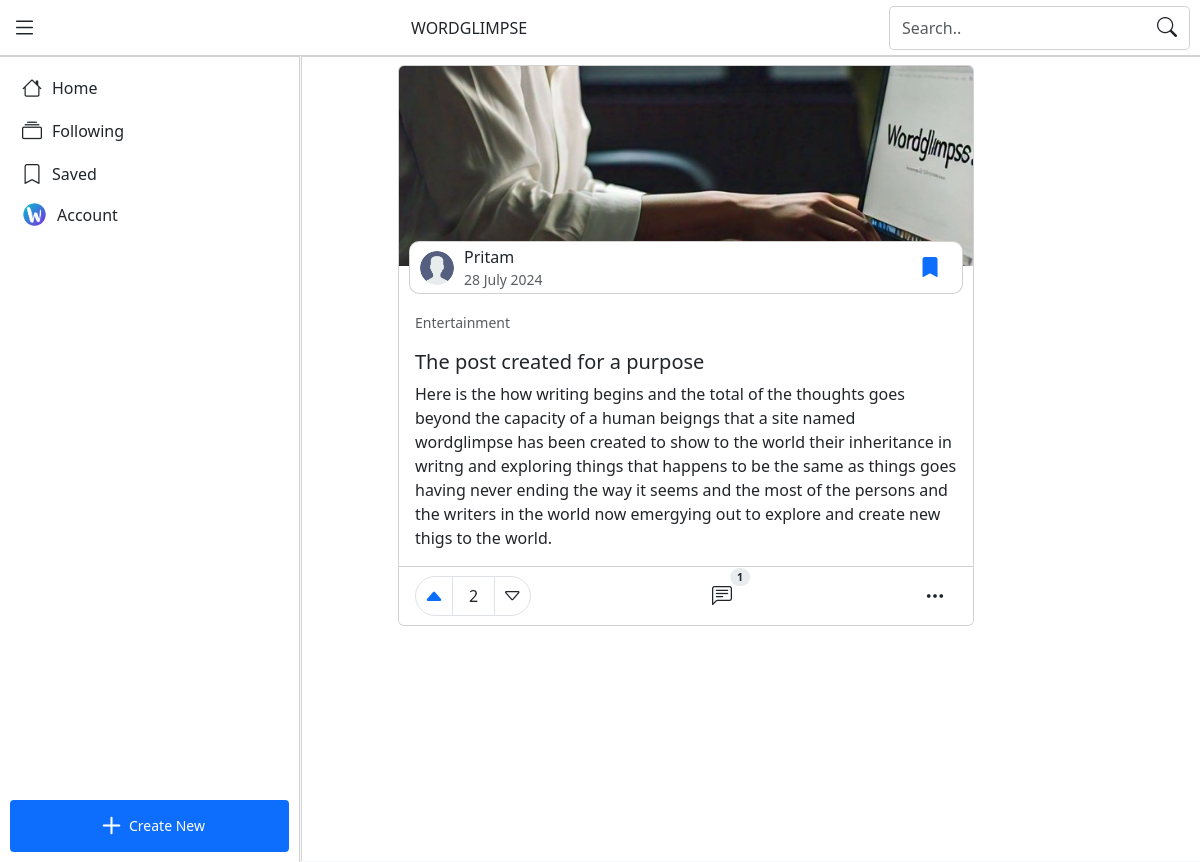
Screenshot of /post/1 (signed in) with the database file from the repository.
### tables this page shows
CREATE TABLE posts (
    id INTEGER NOT NULL PRIMARY KEY,
    user_id INTEGER NOT NULL,
    image TEXT NOT NULL,
    title TEXT NOT NULL,
    category TEXT NOT NULL,
    content TEXT NOT NULL,
    created_at DATETIME NOT NULL DEFAULT CURRENT_TIMESTAMP,
    FOREIGN KEY(user_id) REFERENCES users(id) ON DELETE CASCADE
);

CREATE TABLE users (
    id INTEGER NOT NULL PRIMARY KEY,
    fname TEXT NOT NULL,
    lname TEXT,
    email TEXT NOT NULL UNIQUE,
    password TEXT NOT NULL, -- hashed password
    avatar TEXT,
    cover TEXT,
    bio TEXT,
    profession TEXT,
    public_email TEXT, -- Visiable email in profile
    username TEXT UNIQUE,
    -- Social media
    facebook TEXT,
    github TEXT,
    linkedin TEXT,
    instagram TEXT,
    twitter TEXT,
    website TEXT,
    -- Account Info
    created_at DATETIME NOT NULL DEFAULT CURRENT_TIMESTAMP,
    last_active DATETIME,
    -- Settings
    offer_messaging INTEGER DEFAULT 1, -- INTEGER 0 for no or 1 for yes
    post_reported_times INTEGER DEFAULT 0 -- Times reported post by other users
);

### user/post_handler.py (the view)
@post_bp.route("/post/<int:post_id>")
def post(post_id):
    if not db.execute("SELECT id FROM posts WHERE id = ?", post_id):
        return apology("Post not found", 404)
    post, author, upvotes, downvotes, comments, saved, voted = get_post_by_id(post_id)
    return render_template("post.html", post=post, author=author, upvotes=upvotes, comments=comments, downvotes=downvotes, saved=saved, voted=voted)

### app.py (called while the page is built)
@app.after_request
def after_request(response):
    response.headers["Cache-Control"] = "no-cache, no-store, must-revalidate"
    response.headers["Expires"] = 0
    response.headers["Pragma"] = "no-cache"
    return response

@app.template_filter('format_date')
def format_date(d):
    d = datetime.strptime(d, '%Y-%m-%d %H:%M:%S')
    return d.strftime('%d %B %Y')

@app.template_filter('short_number')
def short_number_format(value):
    if value >= 1_000_000:
        formatted_value = f'{value / 1_000_000:.1f}M'
    elif value >= 1_000:
        formatted_value = f'{value / 1_000:.1f}k'
    else:
        return str(value)
    if formatted_value.endswith('.0k'):
        formatted_value = formatted_value[:-3] + 'k'
    elif formatted_value.endswith('.0M'):
        formatted_value = formatted_value[:-3] + 'M'
    return formatted_value

@app.template_filter('short_count')
def short_count(value):
    if value >= 100:
        return '99+'
    else:
        return value

@app.context_processor
def inject_user():
    if session.get("user_id") is None:
            return dict(categories=CATEGORIES)
    users = db.execute("SELECT * FROM users WHERE id = ?", session["user_id"])
    if len(users) == 0:
        """If user is not found, logout"""
        session.clear()
        return redirect("/")
    return dict(categories=CATEGORIES, user=users[0])

### templates/post.html (shortened to what this page needs)
{% extends "layout.html" %}
{% block content %}
    <section class="middle-content p-2">
        <div class="middle-content-small">
            <div class="card mb-5">
                <img src="{{ post.image }}" class="post-img" alt="Post">
                <div class="card-header">
                    <a href="/profile/{{ author.id }}" class="post-author-link">
                        <img src="{% if author.avatar %}{{ author.avatar }}{% else %}/static/image/user.png{% endif %}" alt="Profile Photo" class="post-author-img">
                        <div class="d-flex flex-column">
                            <span>{{ author.fname }}</span>
                            <small class="text-body-secondary">{{ post.created_at|format_date }}</small>
                        </div>
                    </a>
                    {% if user %}
                        <button type="button" class="btn" onclick="save_post(this, '{{ post.id }}')" title="Save post">
                            <i class="bi bi-bookmark{% if saved %}-fill text-primary{% endif %}"></i>
                        </button>
                    {% else %}
                        <button type="button" class="btn" data-bs-toggle="modal" data-bs-target="#loginRequiredModal">
                            <i class="bi bi-bookmark"></i>
                        </button>
                    {% endif %}
                </div>
                <div class="card-body">
                    <p><small class="text-body-secondary">{{ post.category|title }}</small></p>
                    <h5 class="card-title">{{ post.title }}</h5>
                    <p class="card-text">{{ post.content }}</p>
                </div>
                <div class="card-footer bg-body">
                    <div class="d-flex flex-row align-items-center justify-content-between">
                        {% if user %}
                            <div class="btn-group btn-group-sm border rounded-pill">
                                <button type="button" class="btn" id="upvote_btn_{{ post.id }}" onclick="vote_post('{{ post.id }}', 1)" title="Upvote this post">
                                    <i class="bi bi-caret-up{% if voted == 1 %}-fill text-primary{% endif %}"></i>
                                </button>
                                <div class="px-3 border-start border-end d-flex flex-column align-items-center justify-content-center">
                                    <span id="upvote_count_{{ post.id }}" data-upvotes="{{ upvotes }}">{{ upvotes|short_number }}</span>
                                </div>
                                <button type="button" class="btn" id="downvote_btn_{{ post.id }}" onclick="vote_post('{{ post.id }}', -1)" title="Downvote this post">
                                    <i class="bi bi-caret-down{% if voted and voted == -1 %} text-danger{% endif %}"></i>
                                </button>
                            </div>
                            <button type="button" class="btn btn-sm position-relative" data-bs-toggle="modal" data-bs-target="#commentModal" onclick="openComments('{{ post.id }}', '{{ user.id }}')" title="See comments">
                                <i class="bi bi-chat-left-text"></i>
                                <small class="position-absolute top-0 start-100 translate-middle badge rounded-pill bg-body-secondary text-body" id="comment_count_{{ post.id }}" data-comment-count="{{ comments }}">
                                    {{ comments|short_count }}
                                </small>
                            </button>
                            <div class="dropup-left dropup">
                                <button class="btn" type="button" data-bs-toggle="dropdown" aria-expanded="false" title="More options">
                                    <i class="bi bi-three-dots"></i>
                                </button>
                            </div>
                        {% endif %}
                    </div>
                </div>
            </div>
        </div>
    </section>
{% endblock %}

### templates/layout.html (shortened to what this page needs)
{% extends 'base.html' %}
{% block body %}
    <header class="fixed-top bg-body d-flex flex-row justify-content-between align-items-center">
        <button type="button" class="btn" title="Menu" data-bs-toggle="offcanvas" data-bs-target="#leftMenu" aria-controls="leftMenu">
            <i class="bi bi-list" style="font-size:25px;"></i>
        </button>
        <a href="/" title="Wordglimpse" class="navbar-brand">WORDGLIMPSE</a>
        <div class="d-none d-sm-inline-block" id="searchContainer">
            <form action="/search" method="get" class="bg-body d-flex flex-row align-items-center" id="searchForm">
                <input class="form-control" type="search" name="q" id="searchInput" placeholder="Search.." autocomplete="off" autofocus>
                <button type="submit" class="btn" title="Search">
                    <i class="bi bi-search"></i>
                </button>
            </form>
        </div>
    </header>
    <main class="tab-content main bg-body" id="mainTabContent">
        <div class="tab-pane fade" id="content-tab-pane" role="tabpanel" aria-labelledby="content-tab" tabindex="0">
            {% block content %}{% endblock %}
        </div>
    </main>
    <nav class="sidenav-md-left d-block d-md-flex flex-column justify-content-between bg-body">
        <div class="bottom-nav bg-body" role="tablist">
            <button class="btn active" type="button" title="Home" id="home-tab" data-bs-toggle="tab" data-bs-target="#home-tab-pane" role="tab" aria-controls="home-tab-pane" aria-selected="false" onclick="load_content('/')">
                <i class="bi bi-house"></i>
                <span>Home</span>
            </button>
            <button class="btn" type="button" title="Following" {% if user %} id="following-tab" data-bs-toggle="tab" data-bs-target="#following-tab-pane" role="tab" aria-controls="following-tab-pane" aria-selected="true" onclick="load_content('/following')" {% else %} data-bs-toggle="modal" data-bs-target="#loginRequiredModal" {%endif %}>
                <i class="bi bi-collection"></i>
                <span>Following</span>
            </button>
            <button class="btn" type="button" title="Saved" {% if user %} id="saved-tab" data-bs-toggle="tab"
                data-bs-target="#saved-tab-pane" role="tab" aria-controls="saved-tab-pane" aria-selected="true"
                onclick="load_content('/saved')" {% else %} data-bs-toggle="modal" data-bs-target="#loginRequiredModal" {%
                endif %}>
                <i class="bi bi-bookmark"></i>
                <span>Saved</span>
            </button>
            <button class="btn" type="button" title="Account" {% if user %} data-bs-toggle="offcanvas"
                data-bs-target="#sideNav" aria-controls="sideNav" {% else %} data-bs-toggle="modal"
                data-bs-target="#loginRequiredModal" {% endif %}>
                {% if user %}
                    <img src="{% if user.avatar %}{{ user.avatar }}{% else %}/static/image/user.png{% endif %}" title="Account">
                {% else %}
                    <i class="bi bi-person-circle"></i>
                {% endif %}
                <span>Account</span>
            </button>
        </div>
        <div class="d-none d-md-flex justify-content-center align-items-center">
            <button class="btn btn-sm p-0 btn-primary d-flex justify-content-center align-items-center" type="button"
                title="Create New" style="width:100%;max-width: 300px;" {% if user %} data-bs-toggle="offcanvas"
                data-bs-target="#newPostCard" aria-controls="newPostCard" {% else %} data-bs-toggle="modal"
                data-bs-target="#loginRequiredModal" {% endif %}>
                <i class="bi bi-plus" style="font-size:35px;"></i>
                <span>Create New</span>
            </button>
        </div>
    </nav>
{% endblock %}

### static/css/styles.css (style rules this page uses)
* { -ms-overflow-style: none; scrollbar-width: none; }
.bi { font-size: 20px; }
.btn { border:none; }
.card-header { display: flex; flex-direction: row; align-items: center; justify-content: space-between; gap: 10px; background-color: var(--bs-body-bg); padding: 3px 10px; border: 1px solid var(--bs-border-color-translucent); border-radius: 10px; width: calc(100% - 20px); margin:auto; position: relative; margin-top: -25px; }
.post-img { width:100%; height: 200px; object-fit:cover; border-top-left-radius:5px; border-top-right-radius:5px; background-color: var(--bs-body-tertiary); }
.post-author-img { width:34px; height: 34px; object-fit:cover; border-radius: 50%; }
.post-author-link { display: flex; flex-direction: row; align-items: center; gap: 10px; text-decoration: none; color: var(--bs-body-color); }
header { padding: 0.5px 0; border-bottom: 1px solid var(--bs-border-color-translucent); z-index: 999; }
.main { border-top: 1px solid var(--bs-border-color-translucent); border-bottom: 1px solid var(--bs-border-color-translucent); position: fixed; top: 49px; bottom: 58px; left: 0; right: 0; overflow-y: auto; }
.middle-content { width: 100%; max-width: 768px; }
.middle-content-small { width:100%; max-width: 576px; margin:auto; }
.sidenav-md-left { position: fixed; bottom: 0; left: 0; right: 0; z-index: 999; border-top: 1px solid var(--bs-border-color-translucent); }
.bottom-nav { display: flex; flex-direction: row; align-items: center; justify-content: space-around; }
.bottom-nav .btn { display: flex; flex-direction: column; align-items: center; justify-content: center; }
.bottom-nav .btn img { width: 25px; height: 25px; object-fit: cover; border: 1.5px solid #fff; border-radius: 50%; }
.bottom-nav .btn span { font-size: 70%; }
@media screen and (min-width:576px) { .main { top: 54px; } }
@media screen and (min-width:576px) { #searchContainer { background-color: var(--bs-body-bg); padding-top: 5px; padding-bottom: 5px; padding-right: 10px; } }
@media screen and (min-width:576px) { #searchForm { padding: 0; border: 1px solid var(--bs-border-color-translucent); border-radius: 5px; } }
@media screen and (min-width:576px) { #searchInput { border:none; } }
@media screen and (min-width:768px) { .main { top: 56px; bottom:1px; left: calc(25% + 1px); border-left: 1px solid var(--bs-border-color-translucent); border-bottom: 0; } }
@media screen and (min-width:768px) { .sidenav-md-left { top: 56px; width: 25%; padding: 10px; border-right: 1px solid var(--bs-border-color-translucent); } }
@media screen and (min-width:768px) { .bottom-nav { flex-direction: column; align-items: flex-start; justify-content: flex-start; } }
@media screen and (min-width:768px) { .bottom-nav .btn { width: 100%; flex-direction: row; justify-content: flex-start; gap: 10px; margin-bottom: 1px; } }
@media screen and (min-width:768px) { .bottom-nav .btn span { font-size: 100%; } }

### rows the page displays
posts: image (picture), created_at "28 July 2024", category "Entertainment", title "The post created for a purpose", content "Here is the how writing begins and the total of the thoughts goes beyond the capacity of a human beigngs that a site named wordglimpse has been created to show to the world their inheritance in writng and exploring things that happens to be the same as things goes having never ending the way it seems and the most of the persons and the writers in the world now emergying out to explore and create new thigs to the world."
users: fname "Pritam"
users: avatar (picture)

### other values shown
{{ upvotes|short_number }} "2"
{{ comments|short_count }} "1"
